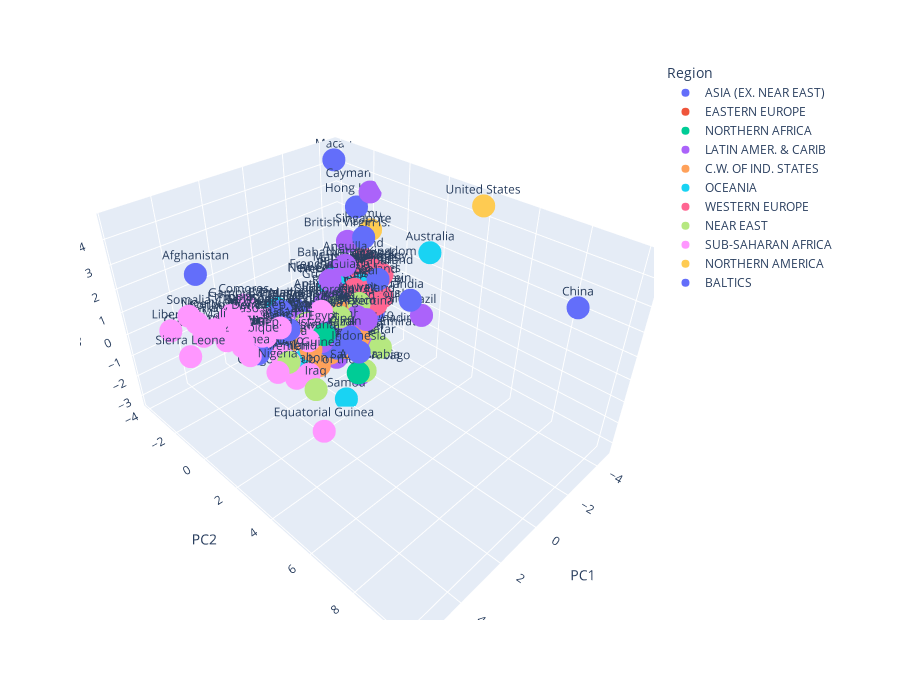

Here is the notebook cell this chart was saved with:
### Markdown cell above
##### Visualizamos en 3D

### Code cell
# Visualizamos en 3D
import plotly.express as px

px.scatter_3d(
    df_plot.dropna(),
    x="PC1",
    y="PC2",
    z="PC3",
    height=700,
    text="Pais",
    color="Region",
)

### Figure 1 — Plotly figure (JSON) as saved in the notebook; plotly's stock layout.template omitted (floating-point values rounded to 4 significant figures)
{"data": [{"hovertemplate": "Region=ASIA (EX. NEAR EAST)         <br>PC1=%{x}<br>PC2=%{y}<br>PC3=%{z}<br>Pais=%{text}<extra></extra>", "legendgroup": "ASIA (EX. NEAR EAST)         ", "marker": {"color": "#636efa", "symbol": "circle"}, "mode": "markers+text", "name": "ASIA (EX. NEAR EAST)         ", "scene": "scene", "showlegend": true, "text": ["Afghanistan ", "Bangladesh ", "Bhutan ", "Brunei ", "Burma ", "Cambodia ", "China ", "Hong Kong ", "India ", "Indonesia ", "Iran ", "Japan ", "Korea, North ", "Korea, South ", "Laos ", "Macau ", "Malaysia ", "Maldives ", "Mongolia ", "Pakistan ", "Philippines ", "Singapore ", "Sri Lanka ", "Taiwan ", "Thailand ", "Vietnam "], "type": "scatter3d", "x": [4.779, 1.713, 3.165, -1.381, 2.142, 2.206, -0.5883, -4.194, 1.088, 0.3236, -0.2695, -3.002, 0.4711, -2.408, 3.248, -4.39, -0.4598, 0.5441, 0.3478, 1.981, 0.01361, -3.423, -0.3095, -3.003, -0.5415, 0.07962], "y": [-0.7052, -0.3559, 0.004273, 1.056, -0.4419, -0.008463, 10.08, -2.329, 5.481, 2.413, 1.348, 0.1443, 0.3881, 0.4726, -0.09008, -3.901, 0.9047, -1.041, 0.07841, 0.4105, 0.4283, -1.116, -0.1099, -0.4968, 1.027, 0.9373], "z": [3.585, 0.8984, -0.1338, -1.346, 0.3756, -0.3315, 4.725, 2.621, 3.681, -0.2794, -0.4289, 0.5575, -1.134, -0.619, -0.07521, 4.234, -1.28, 0.1586, -0.007822, 0.5668, -0.7448, 1.883, -0.8537, 0.2408, -1.084, -0.9843]}, {"hovertemplate": "Region=EASTERN EUROPE                     <br>PC1=%{x}<br>PC2=%{y}<br>PC3=%{z}<br>Pais=%{text}<extra></extra>", "legendgroup": "EASTERN EUROPE                     ", "marker": {"color": "#EF553B", "symbol": "circle"}, "mode": "markers+text", "name": "EASTERN EUROPE                     ", "scene": "scene", "showlegend": true, "text": ["Albania ", "Bulgaria ", "Czech Republic ", "Hungary ", "Poland ", "Romania "], "type": "scatter3d", "x": [-0.115, -1.074, -1.906, -1.81, -1.742, -0.7583], "y": [-0.5435, -0.09548, 0.2994, -0.1439, 0.1213, 0.251], "z": [-0.842, -0.8713, -0.7568, -0.3175, -0.4902, -0.7399]}, {"hovertemplate": "Region=NORTHERN AFRICA                    <br>PC1=%{x}<br>PC2=%{y}<br>PC3=%{z}<br>Pais=%{text}<extra></extra>", "legendgroup": "NORTHERN AFRICA                    ", "marker": {"color": "#00cc96", "symbol": "circle"}, "mode": "markers+text", "name": "NORTHERN AFRICA                    ", "scene": "scene", "showlegend": true, "text": ["Algeria ", "Egypt ", "Tunisia "], "type": "scatter3d", "x": [0.3797, 0.5785, -0.284], "y": [2.415, 0.7468, 0.02077], "z": [-1.235, -0.1804, -0.6798]}, {"hovertemplate": "Region=LATIN AMER. & CARIB    <br>PC1=%{x}<br>PC2=%{y}<br>PC3=%{z}<br>Pais=%{text}<extra></extra>", "legendgroup": "LATIN AMER. & CARIB    ", "marker": {"color": "#ab63fa", "symbol": "circle"}, "mode": "markers+text", "name": "LATIN AMER. & CARIB    ", "scene": "scene", "showlegend": true, "text": ["Anguilla ", "Antigua & Barbuda ", "Argentina ", "Aruba ", "Bahamas, The ", "Barbados ", "Belize ", "Bolivia ", "Brazil ", "British Virgin Is. ", "Cayman Islands ", "Chile ", "Colombia ", "Costa Rica ", "Cuba ", "Dominica ", "Dominican Republic ", "Ecuador ", "El Salvador ", "French Guiana ", "Grenada ", "Guadeloupe ", "Guatemala ", "Guyana ", "Haiti ", "Honduras ", "Jamaica ", "Martinique ", "Mexico ", "Netherlands Antilles ", "Nicaragua ", "Panama ", "Paraguay ", "Peru ", "Puerto Rico ", "Saint Kitts & Nevis ", "Saint Lucia ", "Saint Vincent and the Grenadines ", "Suriname ", "Trinidad & Tobago ", "Uruguay ", "Venezuela "], "type": "scatter3d", "x": [-2.203, -1.974, -1.087, -3.004, -2.233, -2.371, -0.1334, 0.5, -0.6965, -2.963, -4.607, -1.091, -0.5219, -1.483, -1.112, -0.5569, -0.0892, -0.4673, -0.07748, -1.386, -1.292, -1.578, 0.7423, 0.5383, 2.518, 0.4735, -0.5863, -2.379, -1.133, -2.257, 0.5505, -1.004, 0.2175, -0.4417, -1.726, -1.998, -0.8854, -0.8555, -0.5157, -0.9061, -1.412, -0.7223], "y": [-0.9919, -0.6949, 1.375, -0.1812, -1.505, -1.069, -0.8041, 0.5078, 4.482, -1.621, -1.919, 1.17, 0.6742, -0.1814, -0.255, 0.1528, -0.1476, 0.07725, -0.2549, -1.024, -0.8125, -0.8615, -0.6909, -0.3202, -0.838, -0.1094, -0.04644, -1.252, 0.8036, -1.074, -0.2587, -0.9307, -0.4032, 0.2554, 0.4959, -0.5124, -0.8359, -0.3359, -0.4355, 1.161, -0.05423, 0.847], "z": [1.084, -0.5063, 0.02735, -0.1978, 0.6403, 0.3946, -0.2133, -0.6651, 1.84, 1.684, 3.297, -1.361, -0.5281, -0.5844, -0.9218, -2.18, -0.9162, -1.605, -0.871, 0.6964, -1.376, 0.08072, -0.1052, -0.57, 0.1712, -0.8361, -1.355, 0.4063, -0.1174, 0.1217, -0.606, -0.1656, -0.3393, -0.2854, -1.218, -0.7507, -0.1769, -1.388, -1.201, -2.704, -0.5755, -1.031]}, {"hovertemplate": "Region=C.W. OF IND. STATES <br>PC1=%{x}<br>PC2=%{y}<br>PC3=%{z}<br>Pais=%{text}<extra></extra>", "legendgroup": "C.W. OF IND. STATES ", "marker": {"color": "#FFA15A", "symbol": "circle"}, "mode": "markers+text", "name": "C.W. OF IND. STATES ", "scene": "scene", "showlegend": true, "text": ["Armenia ", "Azerbaijan ", "Belarus ", "Georgia ", "Kazakhstan ", "Kyrgyzstan ", "Tajikistan ", "Turkmenistan ", "Ukraine ", "Uzbekistan "], "type": "scatter3d", "x": [-0.1146, 0.8204, -1.122, -0.4994, -0.6224, 0.8288, 1.778, 1.01, -0.2812, 1.358], "y": [0.2809, 0.6481, -0.03757, -0.1049, 1.394, -0.3179, -0.2172, 0.4233, 1.109, -0.1119], "z": [-1.664, -1.603, -0.2924, -1.229, -0.6024, -0.6783, -0.6409, -0.8352, -1.049, -0.384]}, {"hovertemplate": "Region=OCEANIA                            <br>PC1=%{x}<br>PC2=%{y}<br>PC3=%{z}<br>Pais=%{text}<extra></extra>", "legendgroup": "OCEANIA                            ", "marker": {"color": "#19d3f3", "symbol": "circle"}, "mode": "markers+text", "name": "OCEANIA                            ", "scene": "scene", "showlegend": true, "text": ["Australia ", "Fiji ", "French Polynesia ", "Marshall Islands ", "Micronesia, Fed. St. ", "New Caledonia ", "New Zealand ", "Palau ", "Papua New Guinea ", "Samoa ", "Tonga ", "Vanuatu "], "type": "scatter3d", "x": [-3.196, -0.9249, -2.081, 0.8344, 0.6561, -1.533, -2.512, -1.695, 2.203, 0.1113, 0.04045, 1.295], "y": [2.659, -1.024, -0.8054, -0.7792, -0.6354, -1.232, -0.3109, -1.216, 0.5078, 1.421, -0.2386, -1.128], "z": [2.661, -0.3797, 0.136, -0.7818, -2.19, 0.3838, 0.2896, 0.54, -0.7124, -3.285, -0.8467, 0.486]}, {"hovertemplate": "Region=WESTERN EUROPE                     <br>PC1=%{x}<br>PC2=%{y}<br>PC3=%{z}<br>Pais=%{text}<extra></extra>", "legendgroup": "WESTERN EUROPE                     ", "marker": {"color": "#FF6692", "symbol": "circle"}, "mode": "markers+text", "name": "WESTERN EUROPE                     ", "scene": "scene", "showlegend": true, "text": ["Austria ", "Belgium ", "Denmark ", "Finland ", "France ", "Germany ", "Greece ", "Iceland ", "Ireland ", "Liechtenstein ", "Netherlands ", "Norway ", "Portugal ", "Spain ", "Sweden ", "Switzerland ", "United Kingdom "], "type": "scatter3d", "x": [-2.929, -2.993, -3.299, -2.687, -3.157, -3.294, -2.753, -3.326, -2.495, -2.794, -3.018, -2.972, -2.134, -2.506, -3.305, -3.462, -3.13], "y": [-0.2252, -0.6212, -0.6063, -0.1439, -0.3022, 0.08991, -0.6511, -1.0, 0.5315, 0.1528, -0.5719, 0.4212, -0.3577, 0.06806, -0.2323, -0.1287, -0.3519], "z": [0.1527, 0.4261, 0.6245, 0.02933, 0.7607, 0.655, 0.5371, 0.9331, -0.264, -0.07206, 0.5354, -0.1707, 0.2311, 0.1305, 0.4794, 0.4055, 0.7419]}, {"hovertemplate": "Region=NEAR EAST                          <br>PC1=%{x}<br>PC2=%{y}<br>PC3=%{z}<br>Pais=%{text}<extra></extra>", "legendgroup": "NEAR EAST                          ", "marker": {"color": "#B6E880", "symbol": "circle"}, "mode": "markers+text", "name": "NEAR EAST                          ", "scene": "scene", "showlegend": true, "text": ["Bahrain ", "Iraq ", "Israel ", "Jordan ", "Kuwait ", "Oman ", "Qatar ", "Saudi Arabia ", "Syria ", "Turkey ", "United Arab Emirates ", "Yemen "], "type": "scatter3d", "x": [-1.761, 1.903, -2.292, -1.041, -1.577, -0.2078, -1.137, -0.2107, 0.5424, -0.6072, -1.524, 2.309], "y": [-0.02115, 1.689, -0.2374, -0.3076, 0.4734, 0.1325, 2.113, 2.19, -0.3675, 0.3666, 1.148, 0.6711], "z": [-0.5168, -1.596, -0.2098, -0.158, 0.1565, -0.6969, -0.9635, -1.576, -0.1979, -0.09148, -1.169, -0.6282]}, {"hovertemplate": "Region=SUB-SAHARAN AFRICA                 <br>PC1=%{x}<br>PC2=%{y}<br>PC3=%{z}<br>Pais=%{text}<extra></extra>", "legendgroup": "SUB-SAHARAN AFRICA                 ", "marker": {"color": "#FF97FF", "symbol": "circle"}, "mode": "markers+text", "name": "SUB-SAHARAN AFRICA                 ", "scene": "scene", "showlegend": true, "text": ["Benin ", "Botswana ", "Burkina Faso ", "Burundi ", "Cameroon ", "Cape Verde ", "Central African Rep. ", "Chad ", "Comoros ", "Congo, Dem. Rep. ", "Congo, Repub. of the ", "Cote d'Ivoire ", "Djibouti ", "Equatorial Guinea ", "Eritrea ", "Ethiopia ", "Gabon ", "Gambia, The ", "Ghana ", "Guinea ", "Guinea-Bissau ", "Kenya ", "Lesotho ", "Liberia ", "Madagascar ", "Malawi ", "Mali ", "Mauritania ", "Mauritius ", "Mozambique ", "Namibia ", "Niger ", "Nigeria ", "Reunion ", "Rwanda ", "Sao Tome & Principe ", "Senegal ", "Seychelles ", "Sierra Leone ", "Somalia ", "South Africa ", "Sudan ", "Swaziland ", "Togo ", "Uganda ", "Zambia ", "Zimbabwe "], "type": "scatter3d", "x": [2.985, 1.171, 3.908, 3.567, 2.632, 0.3654, 4.152, 3.717, 2.495, 3.859, 2.231, 2.753, 2.631, 2.353, 1.594, 3.79, 1.7, 2.767, 1.986, 3.481, 4.679, 1.494, 2.325, 5.735, 2.338, 3.465, 4.499, 2.845, -1.364, 3.849, 0.701, 5.034, 3.384, -1.508, 3.3, 0.9712, 1.787, -0.7135, 5.648, 5.143, 0.2007, 2.447, 2.203, 2.699, 2.704, 2.649, 1.542], "y": [-1.15, 0.5133, -0.8941, -0.7202, -0.5075, -0.6159, -0.3973, -0.1057, -1.572, 0.08575, 0.9724, -0.8663, -0.927, 2.576, -0.6483, -0.5271, 1.083, -1.222, -0.2032, -0.06002, -1.026, -0.6189, 0.2801, -1.299, -0.7296, -1.066, -0.5249, -0.07398, -0.3452, 0.1104, 0.006886, -0.7009, 1.43, -0.8474, -0.641, -1.118, -0.7725, -0.3072, -0.3919, -0.9731, 0.2021, 0.5133, 0.565, -0.6504, -0.5632, -0.1689, -0.4677], "z": [0.9276, -0.2931, 1.093, 0.4611, 0.374, -1.273, 0.7446, 0.8358, 0.9882, 1.562, -1.266, 0.844, 0.5671, -2.844, 0.1091, 1.594, -1.296, 1.014, -0.1983, -0.08861, 0.8926, 0.4296, -0.5445, 1.509, 0.614, 0.9401, 1.331, 0.4604, -0.4335, 0.5961, 0.0007388, 1.784, -0.09571, -0.04937, 0.3584, -0.09253, 0.4699, -0.8122, 0.833, 1.984, 0.467, 0.9169, -0.7199, 0.2086, 0.3414, 0.2891, 0.201]}, {"hovertemplate": "Region=NORTHERN AMERICA                   <br>PC1=%{x}<br>PC2=%{y}<br>PC3=%{z}<br>Pais=%{text}<extra></extra>", "legendgroup": "NORTHERN AMERICA                   ", "marker": {"color": "#FECB52", "symbol": "circle"}, "mode": "markers+text", "name": "NORTHERN AMERICA                   ", "scene": "scene", "showlegend": true, "text": ["Bermuda ", "United States "], "type": "scatter3d", "x": [-4.328, -4.176], "y": [-1.61, 4.178], "z": [1.75, 4.724]}, {"hovertemplate": "Region=BALTICS                            <br>PC1=%{x}<br>PC2=%{y}<br>PC3=%{z}<br>Pais=%{text}<extra></extra>", "legendgroup": "BALTICS                            ", "marker": {"color": "#636efa", "symbol": "circle"}, "mode": "markers+text", "name": "BALTICS                            ", "scene": "scene", "showlegend": true, "text": ["Estonia ", "Latvia "], "type": "scatter3d", "x": [-1.704, -1.67], "y": [-0.2398, -0.4019], "z": [-0.7137, -0.5091]}], "layout": {"height": 700, "legend": {"title": {"text": "Region"}, "tracegroupgap": 0}, "margin": {"t": 60}, "scene": {"domain": {"x": [0, 1], "y": [0, 1]}, "xaxis": {"title": {"text": "PC1"}}, "yaxis": {"title": {"text": "PC2"}}, "zaxis": {"title": {"text": "PC3"}}}}}
